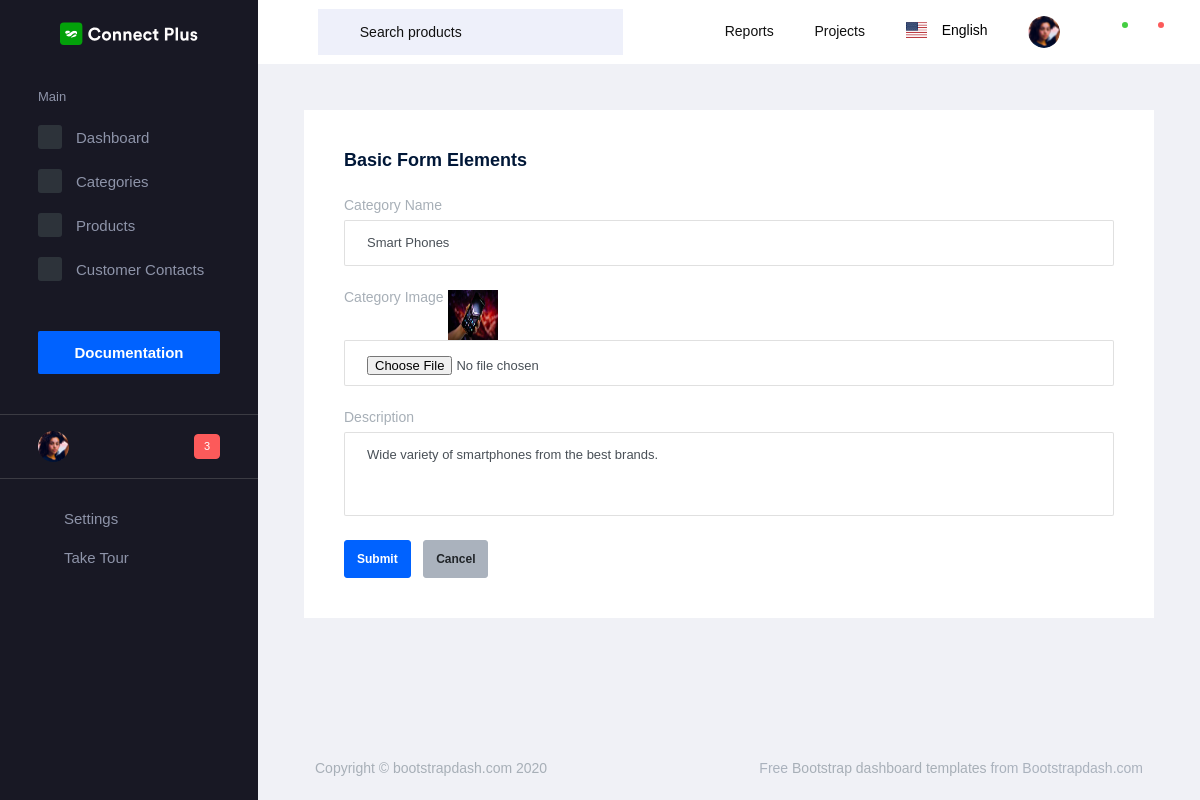
Page /editcategory/1/ on the committed database.
### May/models.py (models this page shows)
class CategoryDB(models.Model):
    Category=models.CharField(max_length=50,null=True,blank=True)
    Category_Image=models.ImageField(upload_to="Category_Img",null=True,blank=True)
    Description=models.TextField(max_length=50,null=True,blank=True)

### May/views.py (the view)
# urls.py: path('editcategory/<int:dataid>/', views.editcategory, name='editcategory'),
def editcategory(request,dataid):
    CatData=CategoryDB.objects.get(id=dataid)
    return render(request,'EditCategory.html',{'data':CatData})

### May/templates/EditCategory.html (shortened to what this page needs)
<!DOCTYPE html>
{% extends 'indexp.html' %}
{% block content %}
<html lang="en">
<head>
</head>
<body>
<form method="post" action="{% url 'updatecat' dataid=data.id %}" enctype="multipart/form-data">
  <div class="card">
                  <div class="card-body">
                    <h4 class="card-title">Basic form elements</h4>
                    <form class="forms-sample">
                      <div class="form-group">
                        <label for="exampleInputName1">Category Name</label>
                        <input type="text" class="form-control" id="exampleInputName1" placeholder="Category" value="{{data.Category}}" name="category">
                      </div>
                      <div class="form-group">
                        <label>Category Image</label>
                        <img src="{{data.Category_Image.url}}" width="50px" height="50px">
                        <input type="file" name="catimage" class="form-control">
                      </div>
                      <div class="form-group">
                        <label for="exampleTextarea1">Description</label>
                        <textarea class="form-control" id="exampleTextarea1" rows="4" name="description">{{data.Description}}</textarea>
                      </div>
                      <button type="submit" class="btn btn-primary mr-2">Submit</button>
                      <button class="btn btn-light">Cancel</button>
                    </form>
                  </div>
                </div>
</form>
</body>
</html>
{% endblock %}

### rows in the picture
CategoryDB: category "Smart Phones", Category_Image (picture), description "Wide variety of smartphones from the best brands."
